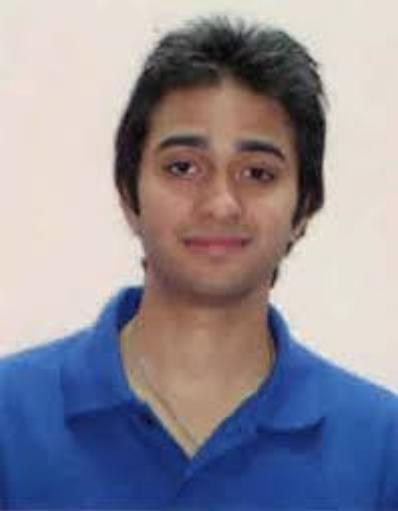
#> input picture sample_faces/17_0_3_20170104225543888.jpg, 398 x 511 px
$ python -i delete.py   (imports and definitions only)
#> lines starting #> are read from the running program, lines starting #| are printed output that depends on the picture
#!/usr/bin/env python3
import os
import sys
import random
import sqlite3
import shutil
import pickle
import argparse
from PIL import Image, ImageOps
import face_recognition
import imagehash
import re
import numpy as np
import glob

# Constants matching your system
IMAGE_DIR = "student_images"
ENCODING_DIR = "face_encodings"
SAMPLE_FACES_DIR = "sample_faces"

# Ensure directories exist
# [3 lines not run here, left out]

# Kenyan Christian names (expanded)
KENYAN_FIRST_NAMES_MALE = [
    "Joseph", "John", "David", "Peter", "James", "Daniel", "Samuel", "Michael",
    "Stephen", "Paul", "Mark", "Luke", "Matthew", "Simon", "Thomas", "Andrew",
    "Philip", "Timothy", "Benjamin", "Emmanuel", "Joshua", "Isaac", "Jacob",
    "Moses", "Elijah", "Nathan", "Solomon", "Caleb", "Abel", "Seth", "Noah",
    "Brian", "Kevin", "Ian", "Eric", "Dennis", "Victor", "Felix", "Collins",
    "Martin", "Francis", "Patrick", "Anthony", "Vincent", "Leonard", "Gilbert",
    "Robert", "William", "Richard", "Charles", "George", "Edward", "Henry",
    "Geoffrey", "Kenneth", "Ronald", "Donald", "Raymond", "Albert", "Fred",
    "Alex", "Chris", "Nicholas", "Lawrence", "Boniface", "Augustine", "Edwin"
]

KENYAN_FIRST_NAMES_FEMALE = [
    "Mary", "Grace", "Faith", "Ruth", "Sarah", "Hannah", "Esther", "Rebecca",
    "Rachel", "Elizabeth", "Martha", "Deborah", "Judith", "Eve", "Naomi",
    "Miriam", "Anna", "Joy", "Hope", "Mercy", "Charity", "Patience", "Lydia",
    "Priscilla", "Eunice", "Dorcas", "Sharon", "Rose", "Catherine", "Margaret",
    "Jane", "Lucy", "Ann", "Christine", "Joyce", "Nancy", "Betty", "Susan",
    "Agnes", "Winnie", "Purity", "Blessing", "Gloria", "Jennifer", "Michelle",
    "Patricia", "Linda", "Barbara", "Carol", "Helen", "Dorothy", "Alice",
    "Irene", "Florence", "Beatrice", "Veronica", "Monica", "Caroline", "Diana"
]

KENYAN_LAST_NAMES = [
    "Kamau", "Njoroge", "Wanjiru", "Mwangi", "Ochieng", "Otieno", "Kipchoge",
    "Kimani", "Kariuki", "Wambui", "Gitau", "Njeri", "Mutua", "Maina", "Kibet",
    "Wanyama", "Onyango", "Wekesa", "Muthoni", "Nyambura", "Njuguna", "Gathoni",
    "Kiptoo", "Koech", "Rotich", "Cheruiyot", "Biwott", "Kiplagat", "Chepkwony",
    "Jepkorir", "Achieng", "Awiti", "Adhiambo", "Akoth", "Atieno", "Nekesa",
    "Nafula", "Andika", "Omondi", "Ogola", "Mulei", "Musyoka", "Mueni", "Ndunge",
    "Wairimu", "Wangari", "Gachanja", "Mugo", "Waititu", "Karanja", "Kiprono",
    "Njihia", "Kuria", "Mbugua", "Macharia", "Thuo", "Ndirangu", "Kabiru",
    "Njenga", "Ndegwa", "Kinyanjui", "Ngugi", "Waweru", "Githinji", "Mwenda"
]

# [130 lines left out: functions generate_kenyan_name, generate_kenyan_phone, generate_kenyan_email, setup_argument_parser, get_courses_with_info, get_classes_for_course_year and 3 more, not called in this run]

def compute_phash(image_path, face_only_path=None):
    """Compute perceptual hash prioritizing face if available"""
    try:
        if face_only_path and os.path.exists(face_only_path):
            try:
                face_image = Image.open(face_only_path).convert("L")
                face_image = ImageOps.exif_transpose(face_image)
                face_image = face_image.resize((128, 128))
                face_image = ImageOps.autocontrast(face_image)
                return str(imagehash.phash(face_image)), True
            except Exception as e:
                print(f"Face hash computation failed: {e}, falling back to full image")

        full_image = Image.open(image_path).convert("L")
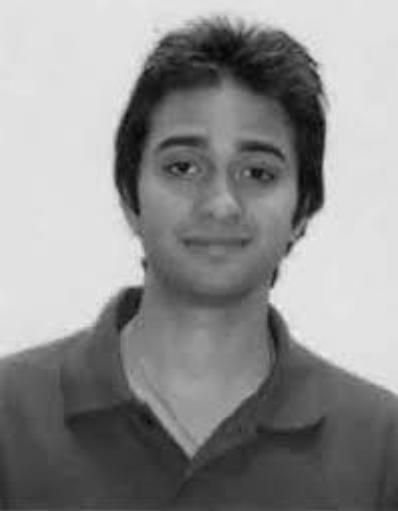
#> full_image: PIL image 398x511 L; min 6, max 242, mean 142.7
        full_image = ImageOps.exif_transpose(full_image)
        full_image = full_image.resize((128, 128))
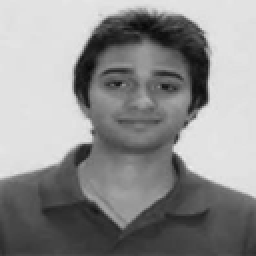
#> full_image: PIL image 128x128 L (shown 2 times larger); min 8, max 237, mean 142.7
        full_image = ImageOps.autocontrast(full_image)
#> (the run stopped early here; a loop or call above may not have finished)

$ run again, on sample_faces/17_0_4_20170103201055366.jpg
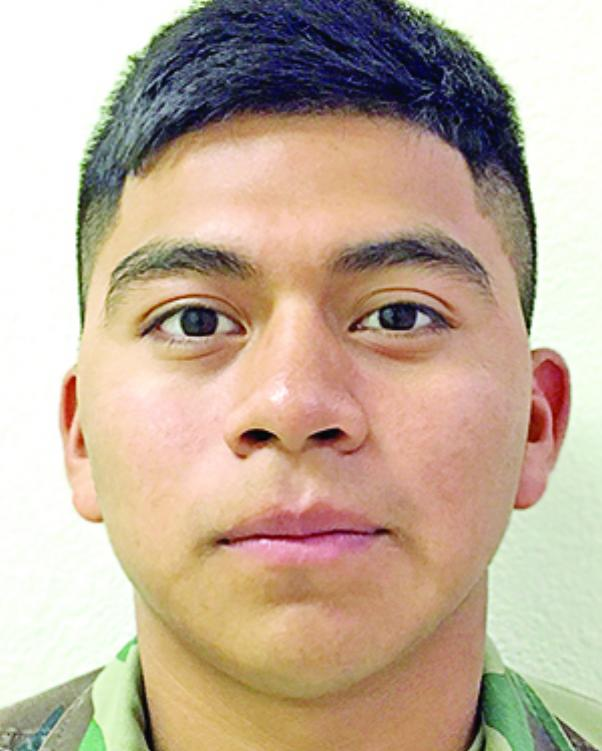
#> input picture sample_faces/17_0_4_20170103201055366.jpg, 602 x 751 px
#> in compute_phash, `full_image = Image.open(image_path).convert("L")`:
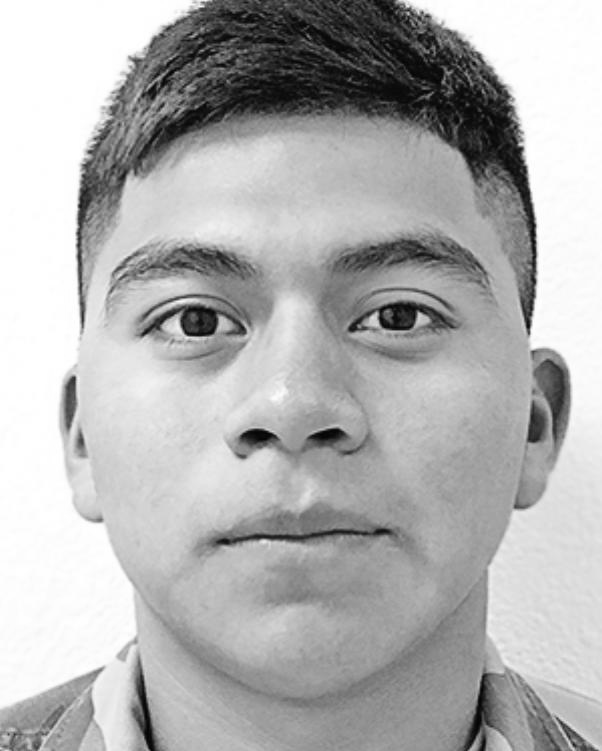
#> full_image: PIL image 602x751 L; min 1, max 255, mean 177.9
#> in compute_phash, `full_image = full_image.resize((128, 128))`:
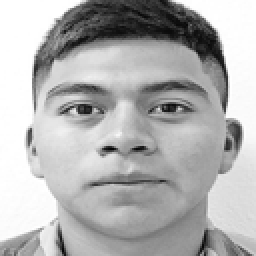
#> full_image: PIL image 128x128 L (shown 2 times larger); min 3, max 255, mean 177.9

$ run again, on sample_faces/17_0_4_20170103201116511.jpg
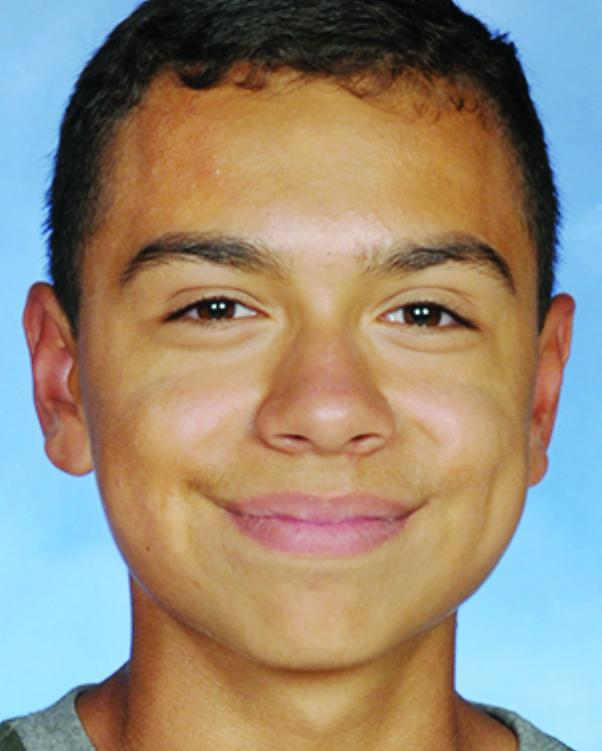
#> input picture sample_faces/17_0_4_20170103201116511.jpg, 602 x 751 px
#> in compute_phash, `full_image = full_image.resize((128, 128))`:
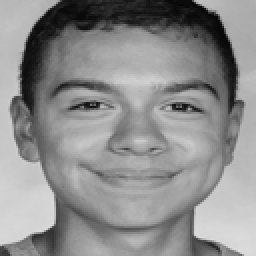
#> full_image: PIL image 128x128 L (shown 2 times larger); min 3, max 221, mean 140.7
#> in compute_phash, `full_image = ImageOps.autocontrast(full_image)`:
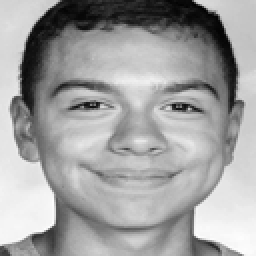
#> full_image: PIL image 128x128 L (shown 2 times larger); min 0, max 254, mean 160.6

$ run again, on sample_faces/17_1_0_20170102234717403.jpg
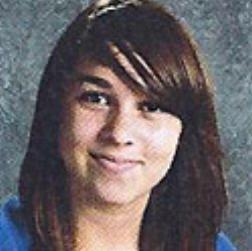
#> input picture sample_faces/17_1_0_20170102234717403.jpg, 252 x 251 px
#> in compute_phash, `full_image = Image.open(image_path).convert("L")`:
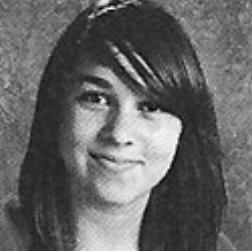
#> full_image: PIL image 252x251 L; min 2, max 253, mean 100
#> in compute_phash, `full_image = full_image.resize((128, 128))`:
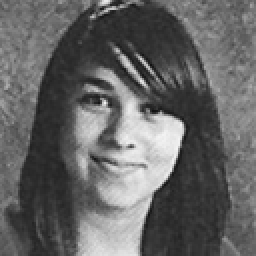
#> full_image: PIL image 128x128 L (shown 2 times larger); min 17, max 244, mean 100
